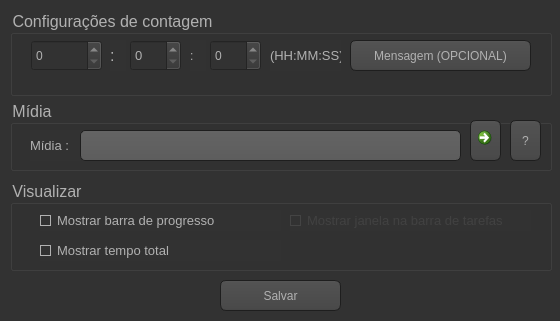
<?xml version="1.0" encoding="UTF-8"?>
<ui version="4.0">
 <class>jnlConfig</class>
 <widget class="QWidget" name="jnlConfig">
  <property name="windowModality">
   <enum>Qt::NonModal</enum>
  </property>
  <property name="enabled">
   <bool>true</bool>
  </property>
  <property name="geometry">
   <rect>
    <x>0</x>
    <y>0</y>
    <width>560</width>
    <height>321</height>
   </rect>
  </property>
  <property name="sizePolicy">
   <sizepolicy hsizetype="Fixed" vsizetype="Fixed">
    <horstretch>0</horstretch>
    <verstretch>0</verstretch>
   </sizepolicy>
  </property>
  <property name="windowTitle">
   <string>Configurar despertador</string>
  </property>
  <property name="windowIcon">
   <iconset>
    <normaloff>../C++BUILDER-DESCONTINUADO/Logo.ico</normaloff>../C++BUILDER-DESCONTINUADO/Logo.ico</iconset>
  </property>
  <property name="styleSheet">
   <string notr="true">QToolTip
{
     border: 1px solid black;
     background-color: #ffa02f;
     padding: 1px;
     border-radius: 3px;
     opacity: 100;
}

QWidget
{
    color: #b1b1b1;
    background-color: #323232;
}

QWidget:item:hover
{
    background-color: QLinearGradient( x1: 0, y1: 0, x2: 0, y2: 1, stop: 0 #ffa02f, stop: 1 #ca0619);
    color: #000000;
}

QWidget:item:selected
{
    background-color: QLinearGradient( x1: 0, y1: 0, x2: 0, y2: 1, stop: 0 #ffa02f, stop: 1 #d7801a);
}

QMenuBar::item
{
    background: transparent;
}

QMenuBar::item:selected
{
    background: transparent;
    border: 1px solid #ffaa00;
}

QMenuBar::item:pressed
{
    background: #444;
    border: 1px solid #000;
    background-color: QLinearGradient(
        x1:0, y1:0,
        x2:0, y2:1,
        stop:1 #212121,
        stop:0.4 #343434/*,
        stop:0.2 #343434,
        stop:0.1 #ffaa00*/
    );
    margin-bottom:-1px;
    padding-bottom:1px;
}

QMenu
{
    border: 1px solid #000;
}

QMenu::item
{
    padding: 2px 20px 2px 20px;
}

QMenu::item:selected
{
    color: #000000;
}

QWidget:disabled
{
    color: #404040;
    background-color: #323232;
}

QAbstractItemView
{
    background-color: QLinearGradient( x1: 0, y1: 0, x2: 0, y2: 1, stop: 0 #4d4d4d, stop: 0.1 #646464, stop: 1 #5d5d5d);
}

QWidget:focus
{
    /*border: 2px solid QLinearGradient( x1: 0, y1: 0, x2: 0, y2: 1, stop: 0 #ffa02f, stop: 1 #d7801a);*/
}

QLineEdit
{
    background-color: QLinearGradient( x1: 0, y1: 0, x2: 0, y2: 1, stop: 0 #4d4d4d, stop: 0 #646464, stop: 1 #5d5d5d);
    padding: 1px;
    border-style: solid;
    border: 1px solid #1e1e1e;
    border-radius: 5;
}

QPushButton
{
    color: #b1b1b1;
    background-color: QLinearGradient( x1: 0, y1: 0, x2: 0, y2: 1, stop: 0 #565656, stop: 0.1 #525252, stop: 0.5 #4e4e4e, stop: 0.9 #4a4a4a, stop: 1 #464646);
    border-width: 1px;
    border-color: #1e1e1e;
    border-style: solid;
    border-radius: 6;
    padding: 3px;
    font-size: 12px;
    padding-left: 5px;
    padding-right: 5px;
}

QPushButton:pressed
{
    background-color: QLinearGradient( x1: 0, y1: 0, x2: 0, y2: 1, stop: 0 #2d2d2d, stop: 0.1 #2b2b2b, stop: 0.5 #292929, stop: 0.9 #282828, stop: 1 #252525);
}

QComboBox
{
    selection-background-color: #ffaa00;
    background-color: QLinearGradient( x1: 0, y1: 0, x2: 0, y2: 1, stop: 0 #565656, stop: 0.1 #525252, stop: 0.5 #4e4e4e, stop: 0.9 #4a4a4a, stop: 1 #464646);
    border-style: solid;
    border: 1px solid #1e1e1e;
    border-radius: 5;
}

QComboBox:hover,QPushButton:hover
{
    border: 2px solid QLinearGradient( x1: 0, y1: 0, x2: 0, y2: 1, stop: 0 #ffa02f, stop: 1 #d7801a);
}


QComboBox:on
{
    padding-top: 3px;
    padding-left: 4px;
    background-color: QLinearGradient( x1: 0, y1: 0, x2: 0, y2: 1, stop: 0 #2d2d2d, stop: 0.1 #2b2b2b, stop: 0.5 #292929, stop: 0.9 #282828, stop: 1 #252525);
    selection-background-color: #ffaa00;
}

QComboBox QAbstractItemView
{
    border: 2px solid darkgray;
    selection-background-color: QLinearGradient( x1: 0, y1: 0, x2: 0, y2: 1, stop: 0 #ffa02f, stop: 1 #d7801a);
}

QComboBox::drop-down
{
     subcontrol-origin: padding;
     subcontrol-position: top right;
     width: 15px;

     border-left-width: 0px;
     border-left-color: darkgray;
     border-left-style: solid; /* just a single line */
     border-top-right-radius: 3px; /* same radius as the QComboBox */
     border-bottom-right-radius: 3px;
 }

QComboBox::down-arrow
{
     image: url(:/imgs/down_arrow.png);
}

QGroupBox:focus
{
border: 2px solid QLinearGradient( x1: 0, y1: 0, x2: 0, y2: 1, stop: 0 #ffa02f, stop: 1 #d7801a);
}

QTextEdit:focus
{
    border: 2px solid QLinearGradient( x1: 0, y1: 0, x2: 0, y2: 1, stop: 0 #ffa02f, stop: 1 #d7801a);
}

QScrollBar:horizontal {
     border: 1px solid #222222;
     background: QLinearGradient( x1: 0, y1: 0, x2: 0, y2: 1, stop: 0.0 #121212, stop: 0.2 #282828, stop: 1 #484848);
     height: 7px;
     margin: 0px 16px 0 16px;
}

QScrollBar::handle:horizontal
{
      background: QLinearGradient( x1: 0, y1: 0, x2: 1, y2: 0, stop: 0 #ffa02f, stop: 0.5 #d7801a, stop: 1 #ffa02f);
      min-height: 20px;
      border-radius: 2px;
}

QScrollBar::add-line:horizontal {
      border: 1px solid #1b1b19;
      border-radius: 2px;
      background: QLinearGradient( x1: 0, y1: 0, x2: 1, y2: 0, stop: 0 #ffa02f, stop: 1 #d7801a);
      width: 14px;
      subcontrol-position: right;
      subcontrol-origin: margin;
}

QScrollBar::sub-line:horizontal {
      border: 1px solid #1b1b19;
      border-radius: 2px;
      background: QLinearGradient( x1: 0, y1: 0, x2: 1, y2: 0, stop: 0 #ffa02f, stop: 1 #d7801a);
      width: 14px;
     subcontrol-position: left;
     subcontrol-origin: margin;
}

QScrollBar::right-arrow:horizontal, QScrollBar::left-arrow:horizontal
{
      border: 1px solid black;
      width: 1px;
      height: 1px;
      background: white;
}

QScrollBar::add-page:horizontal, QScrollBar::sub-page:horizontal
{
      background: none;
}

QScrollBar:vertical
{
      background: QLinearGradient( x1: 0, y1: 0, x2: 1, y2: 0, stop: 0.0 #121212, stop: 0.2 #282828, stop: 1 #484848);
      width: 7px;
      margin: 16px 0 16px 0;
      border: 1px solid #222222;
}

QScrollBar::handle:vertical
{
      background: QLinearGradient( x1: 0, y1: 0, x2: 0, y2: 1, stop: 0 #ffa02f, stop: 0.5 #d7801a, stop: 1 #ffa02f);
      min-height: 20px;
      border-radius: 2px;
}

QScrollBar::add-line:vertical
{
      border: 1px solid #1b1b19;
      border-radius: 2px;
      background: QLinearGradient( x1: 0, y1: 0, x2: 0, y2: 1, stop: 0 #ffa02f, stop: 1 #d7801a);
      height: 14px;
      subcontrol-position: bottom;
      subcontrol-origin: margin;
}

QScrollBar::sub-line:vertical
{
      border: 1px solid #1b1b19;
      border-radius: 2px;
      background: QLinearGradient( x1: 0, y1: 0, x2: 0, y2: 1, stop: 0 #d7801a, stop: 1 #ffa02f);
      height: 14px;
      subcontrol-position: top;
      subcontrol-origin: margin;
}

QScrollBar::up-arrow:vertical, QScrollBar::down-arrow:vertical
{
      border: 1px solid black;
      width: 1px;
      height: 1px;
      background: white;
}


QScrollBar::add-page:vertical, QScrollBar::sub-page:vertical
{
      background: none;
}

QTextEdit
{
    background-color: #242424;
}

QPlainTextEdit
{
    background-color: #242424;
}

QHeaderView::section
{
    background-color: QLinearGradient(x1:0, y1:0, x2:0, y2:1, stop:0 #616161, stop: 0.5 #505050, stop: 0.6 #434343, stop:1 #656565);
    color: white;
    padding-left: 4px;
    border: 1px solid #6c6c6c;
}

QCheckBox:disabled
{
color: #414141;
}

QDockWidget::title
{
    text-align: center;
    spacing: 3px; /* spacing between items in the tool bar */
    background-color: QLinearGradient(x1:0, y1:0, x2:0, y2:1, stop:0 #323232, stop: 0.5 #242424, stop:1 #323232);
}

QDockWidget::close-button, QDockWidget::float-button
{
    text-align: center;
    spacing: 1px; /* spacing between items in the tool bar */
    background-color: QLinearGradient(x1:0, y1:0, x2:0, y2:1, stop:0 #323232, stop: 0.5 #242424, stop:1 #323232);
}

QDockWidget::close-button:hover, QDockWidget::float-button:hover
{
    background: #242424;
}

QDockWidget::close-button:pressed, QDockWidget::float-button:pressed
{
    padding: 1px -1px -1px 1px;
}

QMainWindow::separator
{
    background-color: QLinearGradient(x1:0, y1:0, x2:0, y2:1, stop:0 #161616, stop: 0.5 #151515, stop: 0.6 #212121, stop:1 #343434);
    color: white;
    padding-left: 4px;
    border: 1px solid #4c4c4c;
    spacing: 3px; /* spacing between items in the tool bar */
}

QMainWindow::separator:hover
{

    background-color: QLinearGradient(x1:0, y1:0, x2:0, y2:1, stop:0 #d7801a, stop:0.5 #b56c17 stop:1 #ffa02f);
    color: white;
    padding-left: 4px;
    border: 1px solid #6c6c6c;
    spacing: 3px; /* spacing between items in the tool bar */
}

QToolBar::handle
{
     spacing: 3px; /* spacing between items in the tool bar */
     background: url(:/imgs/handle.png);
}

QMenu::separator
{
    height: 2px;
    background-color: QLinearGradient(x1:0, y1:0, x2:0, y2:1, stop:0 #161616, stop: 0.5 #151515, stop: 0.6 #212121, stop:1 #343434);
    color: white;
    padding-left: 4px;
    margin-left: 10px;
    margin-right: 5px;
}

QProgressBar
{
    border: 2px solid grey;
    border-radius: 5px;
    text-align: center;
}

QProgressBar::chunk
{
    background-color: #d7801a;
    width: 2.15px;
    margin: 0.5px;
}

QTabBar::tab {
    color: #b1b1b1;
    border: 1px solid #444;
    border-bottom-style: none;
    background-color: #323232;
    padding-left: 10px;
    padding-right: 10px;
    padding-top: 3px;
    padding-bottom: 2px;
    margin-right: -1px;
}

QTabWidget::pane {
    border: 1px solid #444;
    top: 1px;
}

QTabBar::tab:last
{
    margin-right: 0; /* the last selected tab has nothing to overlap with on the right */
    border-top-right-radius: 3px;
}

QTabBar::tab:first:!selected
{
 margin-left: 0px; /* the last selected tab has nothing to overlap with on the right */


    border-top-left-radius: 3px;
}

QTabBar::tab:!selected
{
    color: #b1b1b1;
    border-bottom-style: solid;
    margin-top: 3px;
    background-color: QLinearGradient(x1:0, y1:0, x2:0, y2:1, stop:1 #212121, stop:.4 #343434);
}

QTabBar::tab:selected
{
    border-top-left-radius: 3px;
    border-top-right-radius: 3px;
    margin-bottom: 0px;
}

QTabBar::tab:!selected:hover
{
    /*border-top: 2px solid #ffaa00;
    padding-bottom: 3px;*/
    border-top-left-radius: 3px;
    border-top-right-radius: 3px;
    background-color: QLinearGradient(x1:0, y1:0, x2:0, y2:1, stop:1 #212121, stop:0.4 #343434, stop:0.2 #343434, stop:0.1 #ffaa00);
}

QRadioButton::indicator:checked, QRadioButton::indicator:unchecked{
    color: #b1b1b1;
    background-color: #323232;
    border: 1px solid #b1b1b1;
    border-radius: 6px;
}

QRadioButton::indicator:checked
{
    background-color: qradialgradient(
        cx: 0.5, cy: 0.5,
        fx: 0.5, fy: 0.5,
        radius: 1.0,
        stop: 0.25 #ffaa00,
        stop: 0.3 #323232
    );
}

QCheckBox::indicator{
    color: #b1b1b1;
    background-color: #323232;
    border: 1px solid #b1b1b1;
    width: 9px;
    height: 9px;
}

QRadioButton::indicator
{
    border-radius: 6px;
}

QRadioButton::indicator:hover, QCheckBox::indicator:hover
{
    border: 1px solid #ffaa00;
}

QCheckBox::indicator:checked
{
    image:url(:/imgs/checkbox.png);
}

QCheckBox::indicator:disabled, QRadioButton::indicator:disabled
{
    border: 1px solid #444;
}</string>
  </property>
  <widget class="QPushButton" name="btSalvar">
   <property name="geometry">
    <rect>
     <x>220</x>
     <y>280</y>
     <width>121</width>
     <height>31</height>
    </rect>
   </property>
   <property name="font">
    <font>
     <pointsize>-1</pointsize>
    </font>
   </property>
   <property name="text">
    <string>Salvar</string>
   </property>
  </widget>
  <widget class="QGroupBox" name="grupoTempo">
   <property name="geometry">
    <rect>
     <x>10</x>
     <y>10</y>
     <width>542</width>
     <height>86</height>
    </rect>
   </property>
   <property name="font">
    <font>
     <pointsize>12</pointsize>
    </font>
   </property>
   <property name="title">
    <string>Configurações de contagem</string>
   </property>
   <widget class="QSpinBox" name="csMin">
    <property name="geometry">
     <rect>
      <x>120</x>
      <y>30</y>
      <width>51</width>
      <height>31</height>
     </rect>
    </property>
    <property name="font">
     <font>
      <pointsize>10</pointsize>
     </font>
    </property>
    <property name="maximum">
     <number>59</number>
    </property>
   </widget>
   <widget class="QSpinBox" name="csSeg">
    <property name="geometry">
     <rect>
      <x>200</x>
      <y>30</y>
      <width>51</width>
      <height>31</height>
     </rect>
    </property>
    <property name="maximum">
     <number>59</number>
    </property>
   </widget>
   <widget class="QLabel" name="etqDescTemp">
    <property name="geometry">
     <rect>
      <x>260</x>
      <y>30</y>
      <width>71</width>
      <height>31</height>
     </rect>
    </property>
    <property name="font">
     <font>
      <pointsize>10</pointsize>
     </font>
    </property>
    <property name="text">
     <string>(HH:MM:SS)</string>
    </property>
   </widget>
   <widget class="QLabel" name="etqMin">
    <property name="geometry">
     <rect>
      <x>180</x>
      <y>30</y>
      <width>16</width>
      <height>31</height>
     </rect>
    </property>
    <property name="text">
     <string>:</string>
    </property>
   </widget>
   <widget class="QSpinBox" name="csHora">
    <property name="geometry">
     <rect>
      <x>21</x>
      <y>30</y>
      <width>71</width>
      <height>31</height>
     </rect>
    </property>
    <property name="maximum">
     <number>999999999</number>
    </property>
   </widget>
   <widget class="QLabel" name="etqHora">
    <property name="geometry">
     <rect>
      <x>100</x>
      <y>30</y>
      <width>16</width>
      <height>31</height>
     </rect>
    </property>
    <property name="font">
     <font>
      <pointsize>12</pointsize>
     </font>
    </property>
    <property name="text">
     <string>:</string>
    </property>
   </widget>
   <widget class="QPushButton" name="pushButton">
    <property name="geometry">
     <rect>
      <x>340</x>
      <y>30</y>
      <width>181</width>
      <height>31</height>
     </rect>
    </property>
    <property name="text">
     <string>Mensagem (OPCIONAL)</string>
    </property>
   </widget>
  </widget>
  <widget class="QGroupBox" name="grupoObjetos">
   <property name="geometry">
    <rect>
     <x>10</x>
     <y>180</y>
     <width>542</width>
     <height>91</height>
    </rect>
   </property>
   <property name="font">
    <font>
     <pointsize>12</pointsize>
    </font>
   </property>
   <property name="title">
    <string>Visualizar</string>
   </property>
   <widget class="QCheckBox" name="cmBarra">
    <property name="geometry">
     <rect>
      <x>30</x>
      <y>30</y>
      <width>241</width>
      <height>21</height>
     </rect>
    </property>
    <property name="font">
     <font>
      <pointsize>10</pointsize>
     </font>
    </property>
    <property name="text">
     <string>Mostrar barra de progresso</string>
    </property>
    <property name="checked">
     <bool>true</bool>
    </property>
   </widget>
   <widget class="QCheckBox" name="cmJanela">
    <property name="enabled">
     <bool>false</bool>
    </property>
    <property name="geometry">
     <rect>
      <x>280</x>
      <y>30</y>
      <width>241</width>
      <height>21</height>
     </rect>
    </property>
    <property name="font">
     <font>
      <pointsize>10</pointsize>
     </font>
    </property>
    <property name="text">
     <string>Mostrar janela na barra de tarefas</string>
    </property>
    <property name="checked">
     <bool>true</bool>
    </property>
   </widget>
   <widget class="QCheckBox" name="cmTmpTot">
    <property name="geometry">
     <rect>
      <x>30</x>
      <y>60</y>
      <width>241</width>
      <height>21</height>
     </rect>
    </property>
    <property name="font">
     <font>
      <pointsize>10</pointsize>
     </font>
    </property>
    <property name="text">
     <string>Mostrar tempo total</string>
    </property>
    <property name="checked">
     <bool>true</bool>
    </property>
   </widget>
  </widget>
  <widget class="QGroupBox" name="grupoMidia">
   <property name="geometry">
    <rect>
     <x>10</x>
     <y>100</y>
     <width>542</width>
     <height>71</height>
    </rect>
   </property>
   <property name="font">
    <font>
     <pointsize>12</pointsize>
    </font>
   </property>
   <property name="title">
    <string>Mídia</string>
   </property>
   <widget class="QLabel" name="txtMidia">
    <property name="geometry">
     <rect>
      <x>20</x>
      <y>30</y>
      <width>51</width>
      <height>31</height>
     </rect>
    </property>
    <property name="font">
     <font>
      <pointsize>10</pointsize>
     </font>
    </property>
    <property name="text">
     <string>Mídia :</string>
    </property>
   </widget>
   <widget class="QLineEdit" name="edtMidia">
    <property name="geometry">
     <rect>
      <x>70</x>
      <y>30</y>
      <width>381</width>
      <height>31</height>
     </rect>
    </property>
    <property name="readOnly">
     <bool>true</bool>
    </property>
   </widget>
   <widget class="QCommandLinkButton" name="btAbrirMidia">
    <property name="geometry">
     <rect>
      <x>460</x>
      <y>20</y>
      <width>31</width>
      <height>41</height>
     </rect>
    </property>
    <property name="text">
     <string/>
    </property>
   </widget>
   <widget class="QPushButton" name="bjAjMidia">
    <property name="geometry">
     <rect>
      <x>500</x>
      <y>20</y>
      <width>31</width>
      <height>41</height>
     </rect>
    </property>
    <property name="text">
     <string>?</string>
    </property>
   </widget>
  </widget>
 </widget>
 <resources/>
 <connections/>
</ui>
